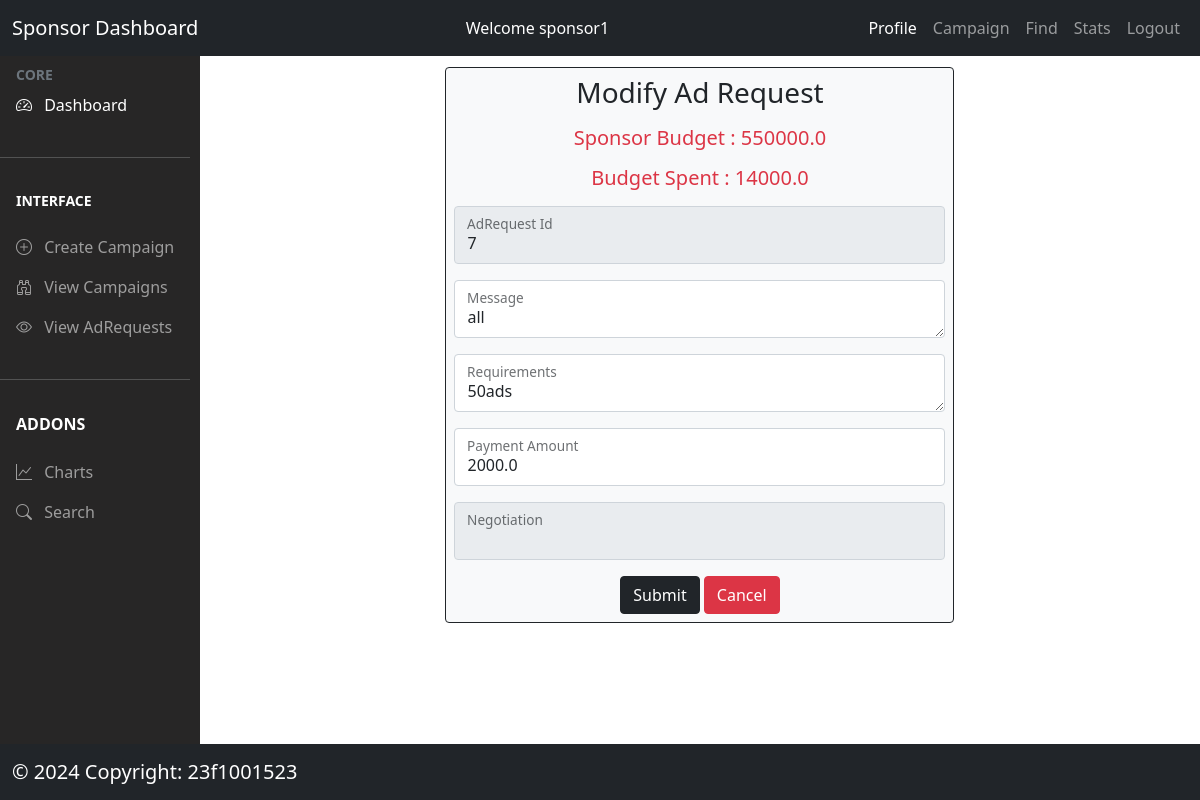
Screenshot of /sponsor/adrequest/modify/7 (signed in) with the database file from the repository.
### models/model.py (models this page shows, shortened)
class Sponsor(db.Model):
  __tablename__ = "sponsors"
  id = db.Column(db.Integer, autoincrement=True, primary_key=True)
  sponsor_id = db.Column(db.String(200), nullable=False, unique=True)
  sponsor_name = db.Column(db.String(300), nullable=False)
  sponsor_password = db.Column(db.String(50), nullable=False)
  industry = db.Column(db.String(200), nullable=False)
  budget = db.Column(db.Float, nullable=False)
  status = db.Column(db.String(200), nullable=False)
  campaigns = db.relationship("Campaign", backref="sponsor", lazy=True)
  create_date = db.Column(db.DateTime, default=datetime.now(timezone.utc))

class AdRequest(db.Model):
  __tablename__ = 'adrequests'
  adrequest_id = db.Column(db.Integer, autoincrement=True, primary_key=True)
  message = db.Column(db.String(500), nullable=False)
  requirements = db.Column(db.String(500), nullable=False)
  payment_amount = db.Column(db.Float, nullable=False)
  status = db.Column(db.String(200),
                     nullable=False)  #PENDING/ACCEPTED/REJECTED
  flag_status = db.Column(db.String(50), nullable=False)  #active or inactive
  campaign_id = db.Column(db.String(200),
                          db.ForeignKey("campaigns.campaign_id"),
                          nullable=False)
  influencer_id = db.Column(db.String(200),
                            db.ForeignKey("influencers.influencer_id"))
  create_date = db.Column(db.DateTime, default=datetime.now(timezone.utc))
  negotiations = db.relationship('Negotiation', backref='adrequest', lazy=True)

### controllers/sponsor.py (the view, shortened to what this page needs)
@app.route('/sponsor/adrequest/modify/<int:id>', methods=['GET', 'POST'])
@login_required_sponsor
def modify_adrequest(id):
  try:
    adrequest = AdRequest.query.filter_by(adrequest_id=id).first()
    influencers = Influencer.query.filter_by(status="ACTIVE").all()
    sponsor = Sponsor.query.filter_by(
        sponsor_id=adrequest.campaign.sponsor_id).first()
    negotiations = Negotiation.query.filter_by(adrequest_id=id).first()
    campaigns = Campaign.query.filter_by(
        campaign_id=adrequest.campaign_id).first()
    budget_spent = 0
    for adrequest in campaigns.adrequests:
      budget_spent += adrequest.payment_amount
    return render_template('/sponsor/adrequest_modify_form.html',
                          adrequests=adrequest,
                          sponsor=sponsor,
                          budget_spent=budget_spent,
                          influencers=influencers)
  except:
    flash(fatalerror)

### controllers/usermanager.py (called while the page is built)
def login_required_sponsor(func):
  @wraps(func)
  def wrapper_sponsor(*args, **kwargs):
    if session.get('loggedin') is None or session['user_type'] != 'sponsor':
      flash('You need to login first')
      return redirect(url_for('login'))
    return func(*args, **kwargs)
  return wrapper_sponsor

### templates/sponsor/adrequest_modify_form.html (shortened to what this page needs)
{% extends '/sponsor/sponsor_dashboard.html' %}
{% block content %}
<div class="row justify-content-center mt-2">
  <div class="col-md-6 bg-light border border-dark rounded p-2">
      <h3 class='text-center mb-3'>Modify Ad Request</h3>
    <h5 class='text-center mb-3 text-danger'>Sponsor Budget : {{sponsor.budget}}</h5>
    <h5 class='text-center mb-3 text-danger'>Budget Spent : {{budget_spent}} </h5>
      <form  action='/sponsor/adrequest/modify/{{adrequests.adrequest_id}}' method='POST'>
        <div  class="form-floating mb-3">
          <input type="number" class="form-control" id="adrequest_id" name='adrequest_id' value="{{adrequests.adrequest_id}}" disabled>
          <label for="adrequest_id" class="form-label text-dark" >AdRequest Id</label>
        </div>
        <div  class="form-floating mb-3">
          <textarea type="text" class="form-control" id="message" name='message'>{{adrequests.message}}</textarea>
          <label for="message" class="form-label text-dark">Message</label>
        </div>
        <div  class="form-floating mb-3">
          <textarea type="text" class="form-control" id="requirements" name='requirements'>{{adrequests.requirements}}</textarea>
          <label for="requirements" class="form-label text-dark">Requirements</label>
        </div>
        <div  class="form-floating mb-3">
          <input type="number" class="form-control" id="payment_amount" name='payment_amount' value='{{adrequests.payment_amount}}'>
          <label for="payment_amount" class="form-label text-dark">Payment Amount</label>
        </div>
        <div  class="form-floating mb-3">
          <input type="text" class="form-control" id="negotiation" name='negotiation' value='{{adrequests.negotiation}}' disabled>
          <label for="negotiation" class="form-label text-dark">Negotiation</label>
        </div>
        <div class='text-center mt-3'>
        <button type="submit" class="btn btn-dark">Submit</button>
        <a class="btn btn-danger" href='/sponsor/campaign/show' class="btn btn-danger text-white">Cancel</a></div>
      </form>
  </div>
</div>
{% endblock %}

### rows the page displays
Sponsor: budget "550000.0"
AdRequest: adrequest_id "7", message "all", requirements "50ads", payment_amount "2000.0"

### other values shown
{{ session['user_id'] }} "sponsor1"
{{ budget_spent }} "14000.0"
